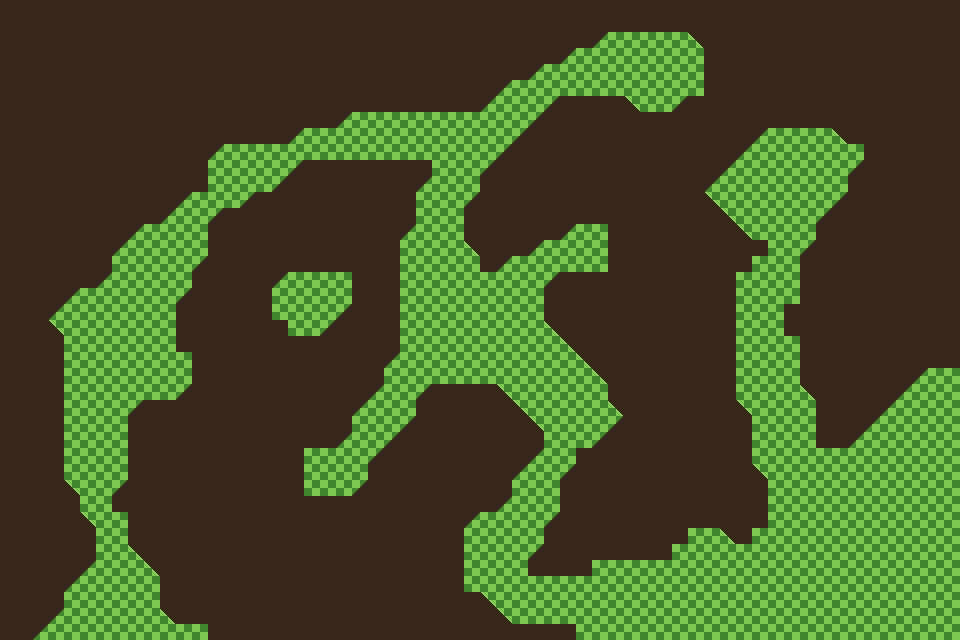

Tiled map render using the project's own tile images. Description and the map definition, with tile-layer contents summarised, below:
An orthogonal 60x40 tile map with 16x16 px tiles, 2 tile layers (Tile Layer 1, Tile Layer 2).

<map version="1.10" tiledversion="1.10.0" orientation="orthogonal" renderorder="right-down" compressionlevel="0" width="60" height="40" tilewidth="16" tileheight="16" infinite="0" nextlayerid="4" nextobjectid="1">
 <editorsettings>
  <export target="../../game/assets/map/dev3.lua" format="lua" />
 </editorsettings>
 <tileset firstgid="1" source="greybox.tsx" />
 <layer id="1" name="Tile Layer 1" width="60" height="40">
  <data>[2400 cells, 2400 non-empty, 2 distinct tile ids]</data>
 </layer>
 <layer id="3" name="Tile Layer 2" width="60" height="40">
  <data>[2400 cells, 108 non-empty, 4 distinct tile ids]</data>
 </layer>
</map>
